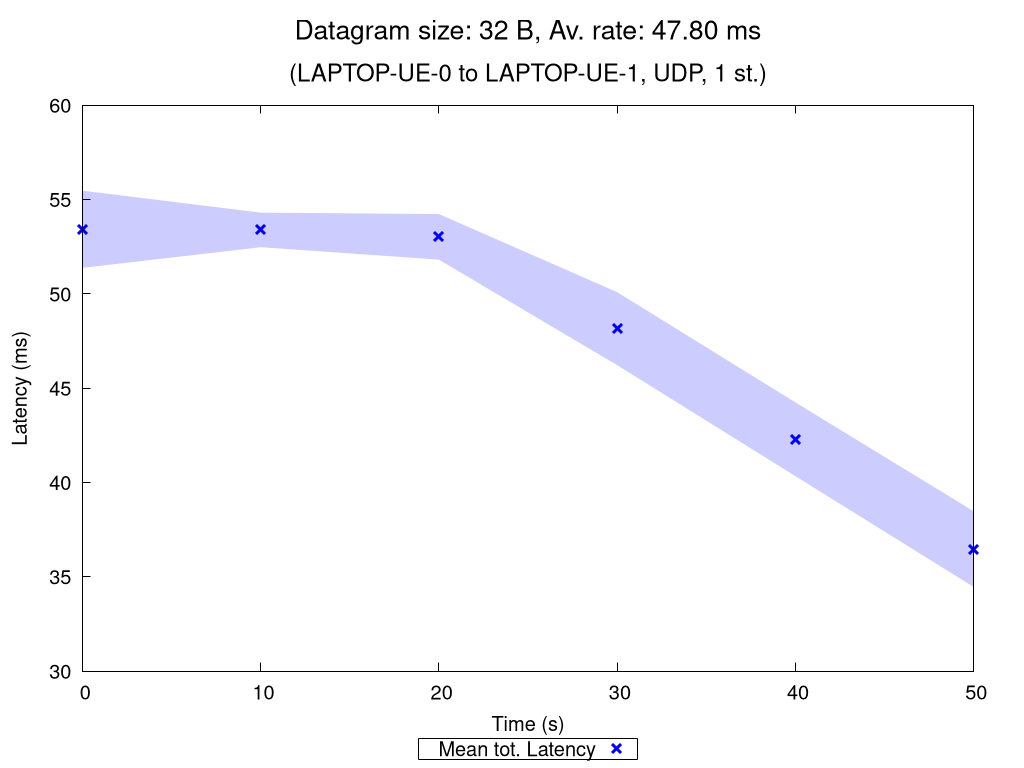

This chart was generated by the following gnuplot code:
set terminal pngcairo nocrop enhanced size 1024,768 font "Verdana,15"
set output "UDP_1_st_2020_10_11_12-13-14_one2two_00032B.png"

set title "{/=20 Datagram size: 32 B, Av. rate: 47.80 ms}\n\n{/=18 (LAPTOP-UE-0 to LAPTOP-UE-1, UDP, 1 st.)}"

set xlabel "Time (s)"
set ylabel "Latency (ms)"
set ytics nomirror
set key bmargin center horizontal box samplen 1 width -1
set bmargin 4.6
set rmargin 4.5

rf = 1.0  # rate factor
set style fill transparent solid 0.2 noborder
set autoscale xfix
plot "UDP_1_st_2020_10_11_12-13-14_one2two_00032B_iperf_processed.dat" using 1:($2/rf-$3/rf):($2/rf+$3/rf) with filledcurves lc rgb "blue" notitle, \
     "" using 1:($2/rf) with points pt 2 ps 1.5 lw 3 lc rgb "blue" title "Mean tot. Latency", \
